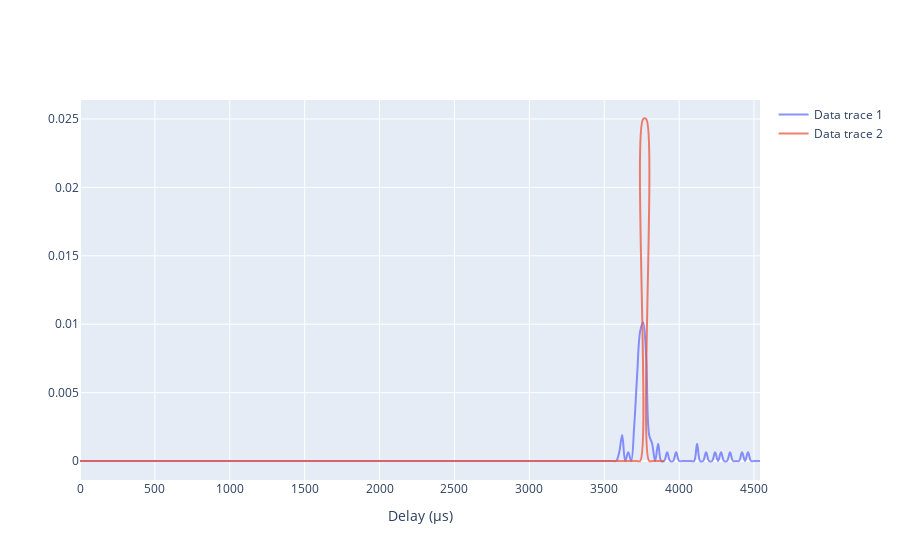

Write notebook code for a chart like this one.
### Code cell
fig = go.Figure()
for idx,histogram_data_item in enumerate(histogram_data):
    hist_array = histogram_data_item[0]
    hist_bins = histogram_data_item[1]
    histogram_line = go.Scatter(
        x=hist_bins,
        y=hist_array,
        mode='lines',
        name=trace_names[idx],
        line_shape='spline',
        opacity=0.75,
        showlegend=True)
    fig.add_trace(histogram_line)
    
fig.update_xaxes(title_text='Delay (μs)')
fig.show()
fig.write_html(output_trace)

### Figure 1 — Plotly figure (JSON) as saved in the notebook; plotly's stock layout.template omitted (floating-point values rounded to 4 significant figures; data arrays with more than 128 entries replaced by an {"elided": "..."} marker saying what was removed)
{"data": [{"line": {"shape": "spline"}, "mode": "lines", "name": "Data trace 1", "opacity": 0.75, "showlegend": true, "type": "scatter", "x": {"elided": "229 int values"}, "y": {"elided": "228 float values"}}, {"line": {"shape": "spline"}, "mode": "lines", "name": "Data trace 2", "opacity": 0.75, "showlegend": true, "type": "scatter", "x": {"elided": "197 int values"}, "y": {"elided": "196 float values"}}], "layout": {"xaxis": {"title": {"text": "Delay (μs)"}}}}
